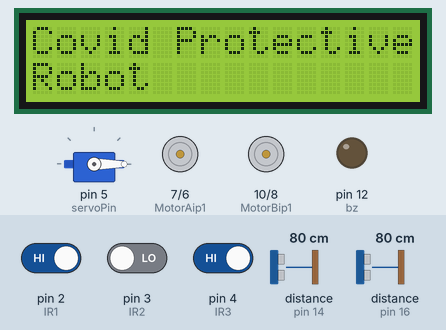
Recording of a sketch running on a simulated Arduino Uno, built with avr-gcc and run on an emulated ATmega328P. On the bench: servo, 16×2 character LCD, motor-driver pin pairs drawn as motors (green arrow = first pin HIGH = forward, orange = second pin HIGH = backward, longer = more drive), output pins drawn as LEDs (lit = HIGH). The inputs (shaded band) are chosen by the test bench; at power-on: pin 3 (IR2) LOW, distance to the obstacle (sensors on pin 14, pin 16) 80 cm, pin 2 (IR1) HIGH, pin 4 (IR3) HIGH. The echo pulse lasts 58.3 µs per cm; pins used as bus, display or sensor lines are not drawn.

Above: at 2.2 s.
5.4 s: pin 3 (IR2) driven HIGH
At 5.9 s:
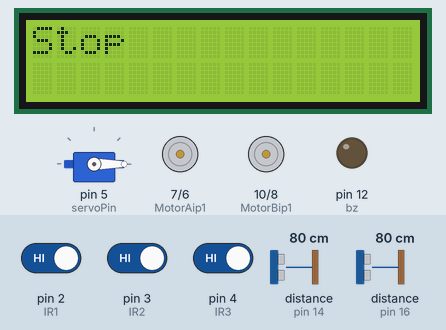
At 8.2 s:
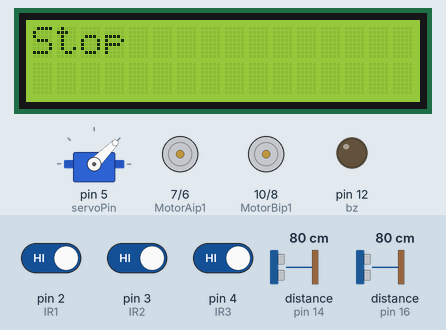
8.4 s: distance to the obstacle (sensor on pin 14) set to 2 cm
At 11.2 s:
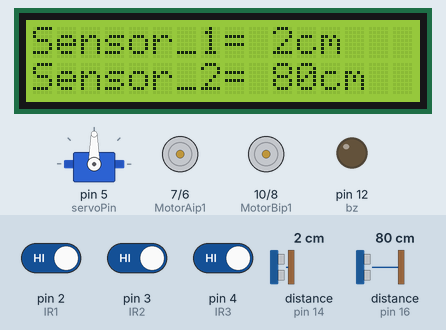
11.3 s: distance to the obstacle (sensor on pin 16) set to 2 cm
At 14.2 s:
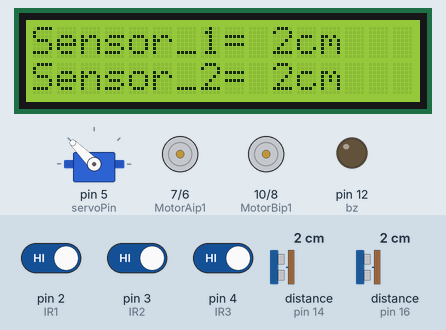
20.3 s: pin 2 (IR1) driven LOW
23.3 s: pin 4 (IR3) driven LOW
26.3 s: pin 2 (IR1) driven HIGH
Timing chart, 0 to 28.8 s (numbered marks = the images above; inputs shaded):
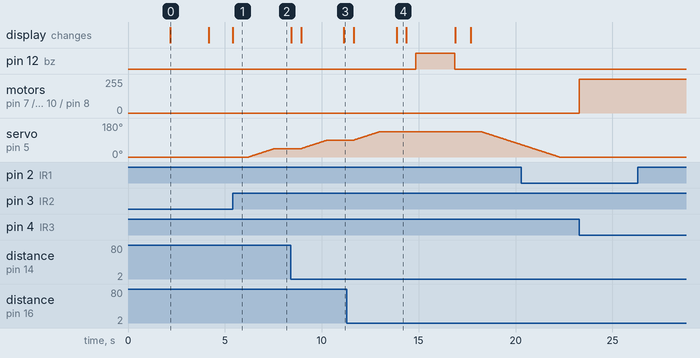

The sketch:

3.ino
```cpp
#include <Servo.h>
#include <Wire.h>
#include <LiquidCrystal_I2C.h>
LiquidCrystal_I2C lcd(0x27, 16, 2);

//Ultrasonic Sensor 1.....
int echo1 = 14;  // connect digital I/O  to the ECHO/Rx Pin
int trig1 = 15; // connect digital I/O  to the TRIG/TX Pin

//Ultrasonic Sensor 2.....
int echo2 = 16;   // connect digital I/O  to the ECHO/Rx Pin
int trig2 = 17;  // connect digital I/O  to the TRIG/TX Pin


// Black Line Follower
#define IR1 2      //Right sensor
#define IR2 3      //Middle Sensor
#define IR3 4      //Left Sensor

//Right Motor
#define MotorAip1 7
#define MotorAip2 6
//Left motor
#define MotorBip1 10
#define MotorBip2 8


//Servo Motor....
int servoPin = 5;

//Buzzer.....
int bz = 12;

//Constant for algorithm...
int a, b, c, d, e, f;

int distance1, distance2;
Servo servo;
int angle = 0;  // servo position in degrees
String incomingByte ; // for incoming serial data
void setup()
{
  pinMode(IR1, INPUT);
  pinMode(IR2, INPUT);
  pinMode(IR3, INPUT);

  pinMode(echo1, INPUT);
  pinMode(trig1, OUTPUT);
  pinMode(echo2, INPUT);
  pinMode(trig2, OUTPUT);

  pinMode(MotorAip1, OUTPUT);
  pinMode(MotorAip2, OUTPUT);
  pinMode(MotorBip1, OUTPUT);
  pinMode(MotorBip2, OUTPUT);
  digitalWrite(MotorAip1, LOW);
  digitalWrite(MotorAip2, LOW);
  digitalWrite(MotorBip1, LOW);
  digitalWrite(MotorBip2, LOW);

  pinMode(bz, OUTPUT);
  servo.attach(servoPin);

  servo.write(0);
  digitalWrite(bz, LOW);

  lcd.init();
  lcd.init();
  lcd.backlight();
  lcd.setCursor(0, 0);
  lcd.print("WELCOME TO IIST");
  lcd.setCursor(0, 1);
  lcd.print("INDORE");
  delay(2000);
  lcd.clear();
  lcd.setCursor(0, 0);
  lcd.print("Covid Protective");
  lcd.setCursor(0, 1);
  lcd.print("Robot ");
  delay(2000);
  lcd.clear();
}

void loop()
{
  while (1)
  {


    if (digitalRead(IR1) == 0 && digitalRead(IR2) == 1 && digitalRead(IR3) == 0) //IR not on black line
    {
      //Move both the Motors
      digitalWrite(MotorAip1, HIGH);
      digitalWrite(MotorAip2, LOW);
      digitalWrite(MotorBip1, HIGH);
      digitalWrite(MotorBip2, LOW);
      lcd.print("Forward");
      lcd.clear();


    }

    else if (digitalRead(IR1) == 1 && digitalRead(IR2) == 0 && digitalRead(IR3) == 0)
    {
      digitalWrite(MotorAip1, HIGH);
      digitalWrite(MotorAip2, HIGH);
      digitalWrite(MotorBip1, HIGH);
      digitalWrite(MotorBip2, LOW);
      lcd.print("Right");
      lcd.clear();
    }

    else if (digitalRead(IR1) == 0 && digitalRead(IR2) == 0 && digitalRead(IR3) == 1)
    {
      digitalWrite(MotorAip1, HIGH);
      digitalWrite(MotorAip2, LOW);
      digitalWrite(MotorBip1, HIGH);
      digitalWrite(MotorBip2, HIGH);
      lcd.print("Left");
      lcd.clear();

    }

    else if (digitalRead(IR1) == 1 && digitalRead(IR2) == 1 && digitalRead(IR3) == 1) //IR will not glow on black line
    {
      //Stop both Motors
      digitalWrite(MotorAip1, LOW);
      digitalWrite(MotorAip2, LOW);
      digitalWrite(MotorBip1, LOW);
      digitalWrite(MotorBip2, LOW);
      lcd.clear();
      lcd.print("Stop");
      check_social_distancing();
      Serial.write("Stop");
      delay(500);
    }
  }

}

void check_social_distancing()
{
  // Scan from 0 to 180 degrees...
  // Scaning from 0 to 45 and taking reading on 45...
  delay(800);
  for (angle = 0; angle <= 45; angle++)
  {
    servo.write(angle);
    delay(30);
  }

  //Assigning value of Sensor_1 and Sensor_2 to a & b
  delay(800);
  Sensor1();
  a = distance1;
  Sensor2();
  b = distance2;

  //Printing Distance on LCD..
  print_distance();


  // Scaning from 45 to 90 and taking reading on 90 ...
  for (angle = 45; angle <= 90; angle++)
  {
    servo.write(angle);
    delay(30);
  }

  //Assigning value of Sensor_1 and Sensor_2 to c & d
  delay(800);
  Sensor1();
  c = distance1;
  Sensor2();
  d = distance2;

  //Printing Distance on LCD..
  print_distance();


  // Scaning from 90 to 135 and taking reading on 135...
  for (angle = 90; angle <= 135; angle++)
  {
    servo.write(angle);
    delay(30);
  }

  //Assigning value of Sensor_1 and Sensor_2 to e & f
  delay(800);
  Sensor1();
  e = distance1;
  Sensor2();
  f = distance2;

  //Printing Distance on LCD..
  print_distance();

  delay(500);

  // Condition to check servo from 45 to 135
  // Assume a , b , c , d , e , f is 6 Ultrasonic sensor's reading....

  // If No Reading from All Sensor

  if ((a > 20 && b > 20) && (c > 20 && d > 20) && (e > 20 && f > 20))
  {
    lcd.print("Nothing Detected...");
    delay(1000);
    lcd.clear();
  }


  // If Reading  from any one sensor
  else if ((a > 20 && b > 20) && (c > 20 && d > 20) && ((e < 20 && f < 20) || (e > 20 && f < 20) || (e < 20 && f > 20)))
  {
    lcd.print("Only One Object..");
    delay(1000);
    lcd.clear();
  }

  else if (((a < 20 && b < 20) || (a > 20 && b < 20) || (a < 20 && b > 20)) && (c > 20 && d > 20) && (e > 20 && f > 20))
  {
    lcd.print("Only One Object..");
    delay(1000);
    lcd.clear();
  }

  else if ((a > 20 && b > 20)  && ((c < 20 && d < 20) || (c > 20 && d < 20) || (c < 20 && d > 20)) && (e > 20 && f > 20))
  {
    lcd.print("Only One Object..");
    delay(1000);
    lcd.clear();
  }


  // If Two Simultaneous Sensor got reading  c d and e f
  else if ((a > 20 && b > 20) && ((c > 20 && d < 20) || (c < 20 && d > 20) || (c < 20 && d < 20)) && ((e < 20 && f < 20) || (e > 20 && f < 20) || (e < 20 && f > 20)))
  {
    digitalWrite(bz, HIGH);
    delay(2000);
    digitalWrite(bz, LOW);
    No_SocialDistancing();
    delay(800);
    lcd.clear();
  }

  else if (((a < 20 && b < 20) || (a > 20 && b < 20) || (a < 20 && b > 20)) && ((c > 20 && d < 20) || (c < 20 && d > 20) || (c < 20 && d < 20)) && (e > 20 && f > 20))
  {
    digitalWrite(bz, HIGH);
    delay(2000);
    digitalWrite(bz, LOW);
    No_SocialDistancing();
    delay(800);
    lcd.clear();
  }


  // If all Sensor got reading together
  else if (((a < 20 && b < 20) || (a > 20 && b < 20) || (a < 20 && b > 20)) && ((c > 20 && d < 20) || (c < 20 && d > 20) || (c < 20 && d < 20)) && ((e < 20 && f < 20) || (e > 20 && f < 20) || (e < 20 && f > 20)))
  {
    digitalWrite(bz, HIGH);
    delay(2000);
    digitalWrite(bz, LOW);
    No_SocialDistancing();
    delay(800);
    lcd.clear();
  }
  else
  {
    SocialDistancing();
    delay(800);
    lcd.clear();
  }
  delay(500);

  // Shift Servo from 135 - 180 to getvalue on 135 again
  //  for (angle = 135; angle <= 180 ; angle++)
  //  {
  //    servo.write(angle);
  //    delay(30);
  //  }
  //  delay(30);
  for (angle = 135; angle >= 0 ; angle--)
  {
    servo.write(angle);
    delay(30);
  }
  delay(500);
}

void Sensor1()
{
  digitalWrite(trig1, LOW);  // send low pulse for 2μs
  delayMicroseconds(2);
  digitalWrite(trig1, HIGH); // send high pulse for 10μs
  delayMicroseconds(10);
  digitalWrite(trig1, LOW);  // back to low pulse
  distance1 = pulseIn(echo1, HIGH);  // read echo value
  distance1 = distance1 / 29 / 2; // in cm
}
void Sensor2()
{
  digitalWrite(trig2, LOW);  // send low pulse for 2μs
  delayMicroseconds(2);
  digitalWrite(trig2, HIGH); // send high pulse for 10μs
  delayMicroseconds(10);
  digitalWrite(trig2, LOW);  // back to low pulse
  distance2 = pulseIn(echo2, HIGH);  // read echo value
  distance2 = distance2 / 29 / 2; // in cm
}

void print_distance()
{
  lcd.setCursor(0, 0);
  lcd.print("Sensor_1= ");
  lcd.print(distance1);
  lcd.print("cm");
  lcd.setCursor(0, 1);
  lcd.print("Sensor_2= ");
  lcd.print(distance2);
  lcd.print("cm");
  delay(500);
  lcd.clear();
}

void SocialDistancing()
{
  lcd.setCursor(0, 0);
  lcd.print("Social ");
  lcd.setCursor(0, 1);
  lcd.print("   Distancing....");
}

void No_SocialDistancing()
{
  lcd.setCursor(0, 0);
  lcd.print("No Social ");
  lcd.setCursor(0, 1);
  lcd.print("   Distancing....");
}
```

Measured:
- after the input at 5.4 s, servo on pin 5 (servoPin): moves from 0° to 45° over 1.3 s, starting after 0.84 s; the display: changes at once (image 1)
- after the input at 23.3 s, motor on pin 7 (MotorAip1) / pin 6 (MotorAip2), motor on pin 10 (MotorBip1) / pin 8 (MotorBip2): stopped → forward 255/255 at once
- what the display in image 0 shows lasts 2.0 s, from 2.2 s to 4.2 s
- what the display in image 4 shows lasts 0.5 s, from 13.9 s to 14.4 s
